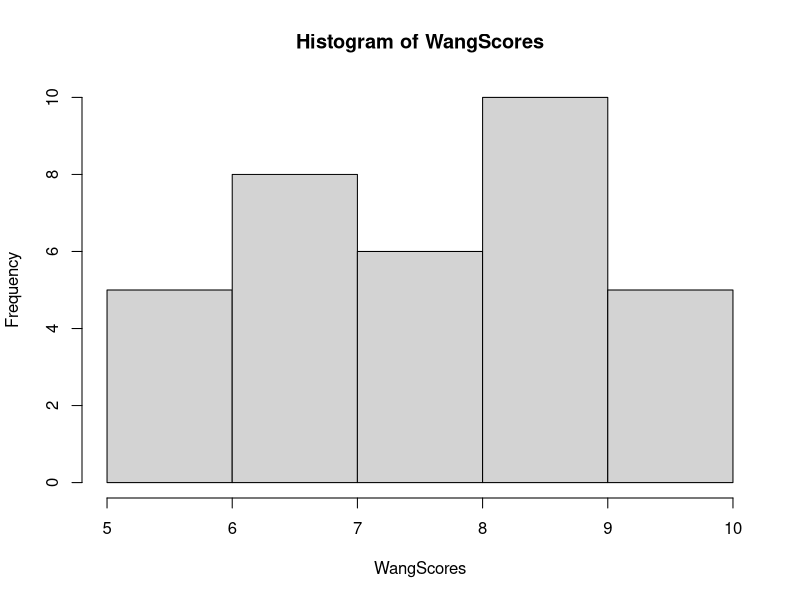
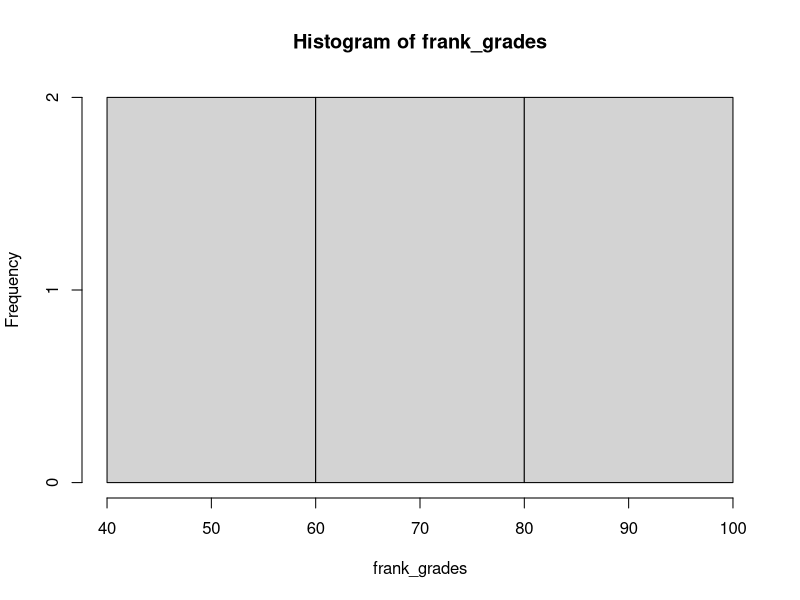

These charts were generated, in order, by the following R code:
## ---- chunk 1
# Grades so far
# vector created is called grades_before
grades_before <- c(71, 69, 79)
# Average quiz grade wanted
# This is the grade we are testing against
wanted_grade <- 70
# Number of quizzes
# intervals
n_quizzes <- 4
# Needed grade on quiz 4
# x_4 is the value overall value
x_4 <- n_quizzes*wanted_grade - sum(grades_before)
# Minimum grade needed by Kate
x_4
# highlight. ctrl + enter
## ---- chunk 2
# Quiz grades
kate_grades <- c(71, 69, 79,61)
# Find mean
# mean function
mean(kate_grades)
# Find standard deviation
# sd function
sd(kate_grades)
# Find maximum grade
# max function
max(kate_grades)
# Find minimum grade
# min function
min(kate_grades)
# highlight. ctrl + enter
## ---- chunk 3
# summary is a generic function used to produce result summaries of the results of various model fitting functions. The function invokes particular methods which depend on the class of the first argument.
summary(kate_grades)
# highlight. ctrl + enter
## ---- chunk 4
# The generic function quantile produces sample quantiles corresponding to the given probabilities. The smallest observation corresponds to a probability of 0 and the largest to a probability of 1.
# the 25% 
# here a quarter observation
quantile(kate_grades, 1/4)
# the 75%
# here a three quarter observation
quantile(kate_grades, 3/4)
# The interquartile range of an observation variable is the difference of its upper and lower quantiles. It is a measure of how far apart the middle portion of data spreads in value
# the function IQR finds the interquartile range
# IQR(x) = quantile(x, 3/4) - quantile(x, 1/4)
IQR(kate_grades)
# highlight. ctrl + enter
## ---- chunk 5
# Grades so far
# vector created is called grades_before
grades_before <- c(41,69,63,94,99)
# Average quiz grade wanted
# This is the grade we are testing against
wanted_grade <- 70
# Number of quizzes
# intervals
n_quizzes <- 6
# Needed grade on quiz 4
# x_4 is the value overall value
x_6 <- n_quizzes*wanted_grade - sum(grades_before)
# Minimum grade needed by Kate
x_6
# highlight. ctrl + enter
## ---- chunk 6
# Quiz grades
frank_grades <- c(41,69,63,94,99,54)
# Find mean
# mean function
mean(frank_grades)
# Find standard deviation
# sd function
sd(frank_grades)
# Find maximum grade
# max function
max(frank_grades)
# Find minimum grade
# min function
min(frank_grades)
# highlight. ctrl + enter
# summary is a generic function used to produce result summaries of the results of various model fitting functions. The function invokes particular methods which depend on the class of the first argument.
summary(frank_grades)
# highlight. ctrl + enter
# The generic function quantile produces sample quantiles corresponding to the given probabilities. The smallest observation corresponds to a probability of 0 and the largest to a probability of 1.
# the 25% 
# here a quarter observation
quantile(frank_grades, 1/4)
# the 75%
# here a three quarter observation
quantile(frank_grades, 3/4)
# The interquartile range of an observation variable is the difference of its upper and lower quantiles. It is a measure of how far apart the middle portion of data spreads in value
# the function IQR finds the interquartile range
# IQR(x) = quantile(x, 3/4) - quantile(x, 1/4)
IQR(frank_grades)
# highlight. ctrl + enter
## ---- chunk 7
n_1 <- 10
n_2 <- 4
y_1 <- 72000
y_2 <- 84000
# Mean salary overall
salary_ave <-  (n_1*y_1 + n_2*y_2)/(n_1+n_2)
salary_ave
# highlight. ctrl + enter
## ---- chunk 8
n_1 <- 50
n_2 <- 40
y_1 <- 100000
y_2 <- 120000
# Mean salary overall
salary_ave <-  (n_1*y_1 + n_2*y_2)/(n_1+n_2)
salary_ave
# highlight. ctrl + enter
## ---- chunk 9
# read.table function is used to read a file that contains tabular data
# read.table assumes there is no header row so what true to have a header
# and we use sep as a delimiter
scores <- read.table("allScores.csv", header = TRUE, sep = ",")
WangScores <- scores$Score
# highlight. ctrl + enter
## ---- chunk 10
# Mean 
# mean function is for average
Scores_mean  <- mean(WangScores)
Scores_mean
# Median function is for middle value
Scores_median <- median(WangScores)
Scores_median
# Find number of observations
# length function can find the length for n
Scores_n <- length(WangScores)
Scores_n
# Find standard deviation
# sd gives me the standard deviation
Scores_sd <- sd(WangScores)
Scores_sd
# highlight. ctrl + enter
## ---- chunk 11
scores_w1sd <- sum((WangScores - Scores_mean)/Scores_sd < 1)/ Scores_n
# so here we have formula for 1sd of the mean
# Percentage of observation within one standard deviation of the mean
scores_w1sd
## Difference from empirical 
# The Empirical Rule, sometimes called the 68-95-99.7 rule, states that for a given dataset with a normal distribution:
# 68% of data values fall within one standard deviation of the mean.
# 95% of data values fall within two standard deviations of the mean.
# 99.7% of data values fall within three standard deviations of the mean.
scores_w1sd - 0.68
# highlight. ctrl + enter
## ---- chunk 12
## Within 2 sd
scores_w2sd <- sum((WangScores - Scores_mean)/ Scores_sd < 2)/Scores_n
scores_w2sd
## Difference from empirical 
# The Empirical Rule, sometimes called the 68-95-99.7 rule, states that for a given dataset with a normal distribution:
# 68% of data values fall within one standard deviation of the mean.
# 95% of data values fall within two standard deviations of the mean.
# 99.7% of data values fall within three standard deviations of the mean.
scores_w2sd - 0.95
# highlight. ctrl + enter
## ---- chunk 13
## Within 3 sd 
scores_w3sd <- sum((WangScores - Scores_mean)/ Scores_sd < 3)/Scores_n
scores_w3sd
## Difference from empirical # The Empirical Rule, sometimes called the 68-95-99.7 rule, states that for a given dataset with a normal distribution:
# 68% of data values fall within one standard deviation of the mean.
# 95% of data values fall within two standard deviations of the mean.
# 99.7% of data values fall within three standard deviations of the mean.
scores_w3sd - 0.9973
# highlight. ctrl + enter
## ---- chunk 14
# Create histogram
# hist function is used to create a histogram
hist(WangScores)
# highlight. ctrl + enter
## ---- chunk 15
# Mean 
# mean function is for average
Scores_mean  <- mean(frank_grades)
Scores_mean
# Median function is for middle value
Scores_median <- median(frank_grades)
Scores_median
# Find number of observations
# length function can find the length for n
Scores_n <- length(frank_grades)
Scores_n
# Find standard deviation
# sd gives me the standard deviation
Scores_sd <- sd(frank_grades)
Scores_sd
# highlight. ctrl + enter
## ---- chunk 16
scores_w1sd <- sum((frank_grades - Scores_mean)/Scores_sd < 1)/ Scores_n
# so here we have formula for 1sd of the mean
# Percentage of observation within one standard deviation of the mean
scores_w1sd
## Difference from empirical 
# The Empirical Rule, sometimes called the 68-95-99.7 rule, states that for a given dataset with a normal distribution:
# 68% of data values fall within one standard deviation of the mean.
# 95% of data values fall within two standard deviations of the mean.
# 99.7% of data values fall within three standard deviations of the mean.
scores_w1sd - 0.68
# highlight. ctrl + enter
## ---- chunk 17
## Within 2 sd
scores_w2sd <- sum((frank_grades - Scores_mean)/ Scores_sd < 2)/Scores_n
scores_w2sd
## Difference from empirical 
# The Empirical Rule, sometimes called the 68-95-99.7 rule, states that for a given dataset with a normal distribution:
# 68% of data values fall within one standard deviation of the mean.
# 95% of data values fall within two standard deviations of the mean.
# 99.7% of data values fall within three standard deviations of the mean.
scores_w2sd - 0.95
# highlight. ctrl + enter
## ---- chunk 18
## Within 3 sd 
scores_w3sd <- sum((frank_grades - Scores_mean)/ Scores_sd < 3)/Scores_n
scores_w3sd
## Difference from empirical # The Empirical Rule, sometimes called the 68-95-99.7 rule, states that for a given dataset with a normal distribution:
# 68% of data values fall within one standard deviation of the mean.
# 95% of data values fall within two standard deviations of the mean.
# 99.7% of data values fall within three standard deviations of the mean.
scores_w3sd - 0.9973
# highlight. ctrl + enter
## ---- chunk 19
# Create histogram
# hist function is used to create a histogram
hist(frank_grades)
# highlight. ctrl + enter
